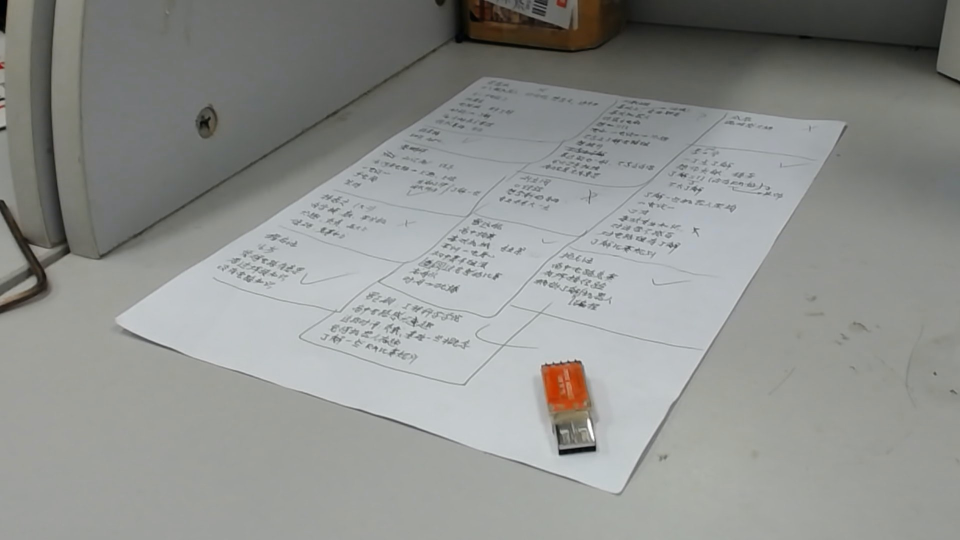
#> input picture Resources/origin.png, 1920 x 1080 px (shown at 1/2 size)
$ python langya_task1.py
#> lines starting #> are read from the running program, lines starting #| are printed output that depends on the picture
# @FileName  :langya_task1.py
# @Time      :2023/7/8 15:16
# @Author    :Papersheep


if __name__ == "__main__":
    run_code = 0

import cv2
import numpy as np

img = cv2.imread('Resources/origin.png')
#> img is the input picture: shape (1080, 1920, 3); mean B, G, R 142, 144.7, 142.7
imgResize = cv2.resize(img, (640, 360))
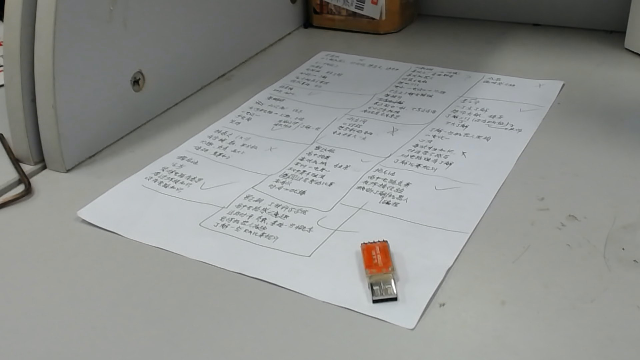
#> imgResize: shape (360, 640, 3); mean B, G, R 142, 144.7, 142.7

pts1 = np.float32([[965, 151], [1693, 246], [227, 641], [1237, 989]])
pts2 = np.float32([[0, 0], [420, 0], [0, 594], [420, 594]])

matrix = cv2.getPerspectiveTransform(pts1, pts2)
imgOutput = cv2.warpPerspective(img, matrix, (420, 594))
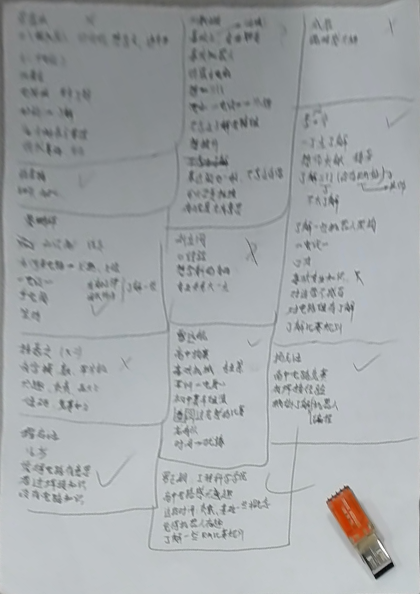
#> imgOutput: shape (594, 420, 3); mean B, G, R 168.8, 166.6, 162.4

cv2.imshow('OriginalImage', imgResize)
cv2.imshow('PerspectiveImage', imgOutput)

cv2.waitKey(0)
